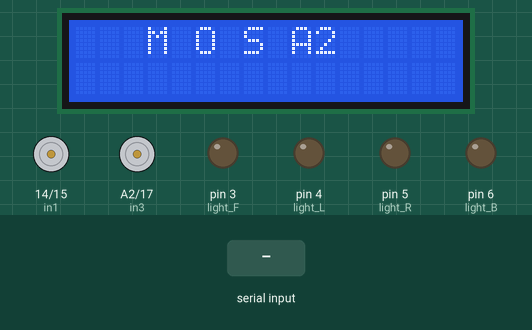
A sketch run on a simulated Arduino Uno, built with avr-gcc and run on an emulated ATmega328P. Parts: 16×2 character LCD, motor-driver pin pairs drawn as motors (green arrow = first pin HIGH = forward, orange = second pin HIGH = backward, longer = more drive), output pins drawn as LEDs (lit = HIGH). The test bench sets the inputs (shaded band).

Above: at 0.1 s.
11.3 s: "F" received over Serial
At 12.4 s:
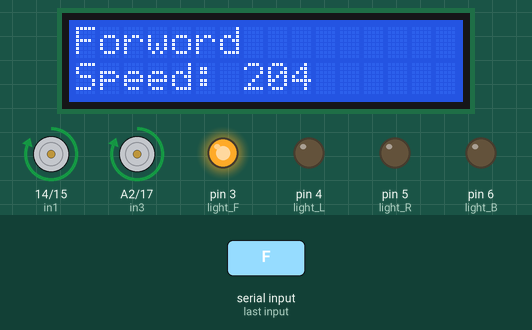
12.8 s: "B" received over Serial
At 13.4 s:
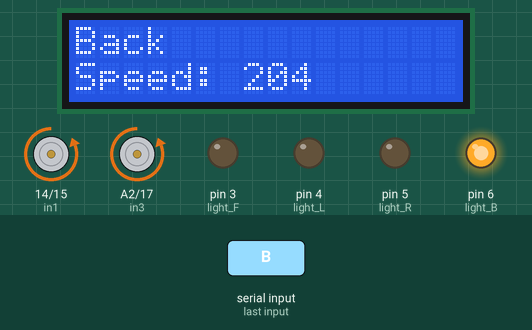
14.3 s: "L" received over Serial
At 15.5 s:
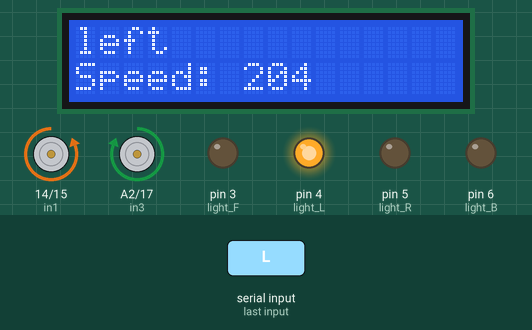
15.8 s: "R" received over Serial
At 16.9 s:
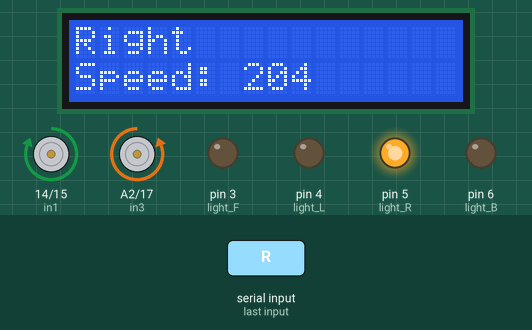
17.3 s: "G" received over Serial
At 18.3 s:
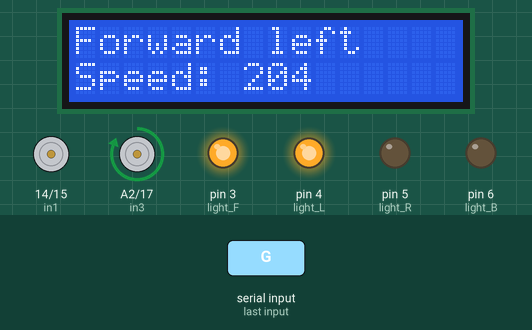
18.8 s: "I" received over Serial
At 19.5 s:
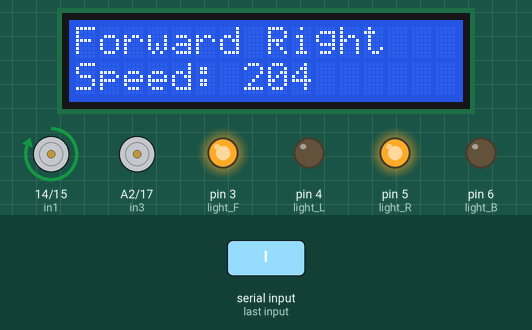
Timing chart, 0 to 21.3 s (numbered marks = the images above; inputs shaded):
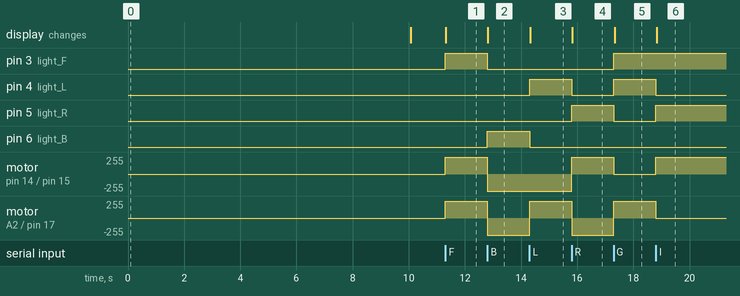

The sketch:

robot_car.ino
```cpp
/**************************library files start****************************************************/
#include <Wire.h>
#include <LiquidCrystal_I2C.h>

/**************************library files end****************************************************/

/**************************pins definitio start****************************************************/
//L298n Motor Driver pinsdifinition
#define in1 14
#define in2 15
#define in3 16
#define in4 17

//  LED pins definitio
#define light_F  3    //LED Front Right   pin A0 for Arduino Uno
#define light_L  4   //LED Front Left    pin A1 for Arduino Uno
#define light_R  5   //LED Back Right    pin A2 for Arduino Uno
#define light_B  6   //LED Back Left     pin A3 for Arduino Uno
//  LCD pins definitio
LiquidCrystal_I2C lcd(0x27, 16, 2);//size of screen 16x2

//  VARIABLES definitio
int command; //Int to store app command state.
int Speed = 204; // 0 - 255.
int Speedsec;
int buttonState = 0;
int lastButtonState = 0;
int Turnradius = 0; //Set the radius of a turn, 0 - 255 Note:the robot will malfunction if this is higher than int Speed.
int brakeTime = 45;
int brkonoff = 1; //1 for the electronic braking system, 0 for normal.
/**************************pins definitio end****************************************************/

/**************************setup start****************************************************/

void setup() {
    //motor mode
  pinMode(in1, OUTPUT);
  pinMode(in2, OUTPUT);
  pinMode(in3, OUTPUT);
  pinMode(in4, OUTPUT);

      //leds mode
   pinMode(light_F, OUTPUT);
    pinMode(light_L, OUTPUT);
    pinMode(light_R, OUTPUT);
    pinMode(light_B, OUTPUT);


  Serial.begin(9600);  //Set the baud rate to your Bluetooth module.

    //lcd mode
  lcd.init();
  lcd.backlight();
  lcd.setCursor(3, 0);
  lcd.print("M O S A2");//first massage

    delay(10000);
  lcd.clear();
}
/**************************setup start****************************************************/

/**************************loop start****************************************************/

void loop() {
  if (Serial.available() > 0) {
    command = Serial.read();
    Stop(); //Initialize with motors stoped.


    switch (command) {
      case 'F':
        forward();
        break;
      case 'B':
        back();
        break;
      case 'L':
        left();
        break;
      case 'R':
        right();
        break;
      case 'G':
        forwardleft();
        break;
      case 'I':
        forwardright();
        break;
      case 'H':
        backleft();
        break;
      case 'J':
        backright();
        break;
      case '0':
        Speed = 100;
        break;
      case '1':
        Speed = 140;
        break;
      case '2':
        Speed = 153;
        break;
      case '3':
        Speed = 165;
        break;
      case '4':
        Speed = 178;
        break;
      case '5':
        Speed = 191;
        break;
      case '6':
        Speed = 204;
        break;
      case '7':
        Speed = 216;
        break;
      case '8':
        Speed = 229;
        break;
      case '9':
        Speed = 242;
        break;
      case 'q':
        Speed = 255;
        break;

    }
    Speedsec = Turnradius;
    if (brkonoff == 1) {
      brakeOn();
    } else {
      brakeOff();
    }
  }
}

//movement  forward
void forward() {
  analogWrite(in1, Speed);
  analogWrite(in3, Speed);
  digitalWrite(light_F, HIGH);  // Activate Light for forward movement
  digitalWrite(light_L, LOW);
  digitalWrite(light_R, LOW);
  digitalWrite(light_B, LOW);
  // Display "forword" on the LCD when moving forward
  lcd.clear();
  lcd.setCursor(0, 0);
  lcd.print("Forword");
  lcd.setCursor(0, 1);
lcd.print("Speed: ");
lcd.print(Speed);


}
//movement  back
void back() {
  analogWrite(in2, Speed);
  analogWrite(in4, Speed);
  // Activate Light for back movement
  digitalWrite(light_F, LOW);
  digitalWrite(light_L, LOW);
  digitalWrite(light_R, LOW);
  digitalWrite(light_B, HIGH);

   // Display "forword" on the LCD when moving back
lcd.clear();
  lcd.setCursor(0, 0);
  lcd.print("Back");
  lcd.setCursor(0, 1);
lcd.print("Speed: ");
lcd.print(Speed);


}
//movement  left
void left() {
  analogWrite(in3, Speed);
  analogWrite(in2, Speed);

  // Activate Light for left movement
   digitalWrite(light_F, LOW);
  digitalWrite(light_L, HIGH);
  digitalWrite(light_R, LOW);
  digitalWrite(light_B, LOW);

    // Display "forword" on the LCD when moving left
  lcd.clear();
  lcd.setCursor(0, 0);
  lcd.print("left");
  lcd.setCursor(0, 1);
lcd.print("Speed: ");
lcd.print(Speed);


}
//movement  right
void right() {
  analogWrite(in4, Speed);
  analogWrite(in1, Speed);

   // Activate Light for right movement
  digitalWrite(light_F, LOW);
  digitalWrite(light_L,LOW );
  digitalWrite(light_R, HIGH);
  digitalWrite(light_B, LOW);

      // Display "forword" on the LCD when moving right
lcd.clear();
  lcd.setCursor(0, 0);
  lcd.print("Right");
  lcd.setCursor(0, 1);
lcd.print("Speed: ");
lcd.print(Speed);

}
//movement  forwardleft
void forwardleft() {
  analogWrite(in1, Speedsec);
  analogWrite(in3, Speed);

     // Activate Light for forwardleft movement
  digitalWrite(light_F, HIGH);
  digitalWrite(light_L, HIGH);
  digitalWrite(light_R, LOW);
  digitalWrite(light_B, LOW);

        // Display "forwardleft" on the LCD when moving right
   lcd.clear();
  lcd.setCursor(0, 0);
  lcd.print("Forward left");
  lcd.setCursor(0, 1);
lcd.print("Speed: ");
lcd.print(Speed);

}
//movement  forwardright
void forwardright() {
  analogWrite(in1, Speed);
  analogWrite(in3, Speedsec);
       // Activate Light for forwardright movement
  digitalWrite(light_F, HIGH);
  digitalWrite(light_L, LOW);
  digitalWrite(light_R, HIGH);
  digitalWrite(light_B, LOW);
          // Display "forwardright" on the LCD when moving right
   lcd.clear();
  lcd.setCursor(0, 0);
  lcd.print("Forward Right");
  lcd.setCursor(0, 1);
lcd.print("Speed: ");
lcd.print(Speed);
}
//movement  backright
void backright() {
  analogWrite(in2, Speed);
  analogWrite(in4, Speedsec);
   // Activate Light for backright movement
   digitalWrite(light_F, LOW);
  digitalWrite(light_L, LOW);
  digitalWrite(light_R, HIGH);
  digitalWrite(light_B, HIGH);
   // Display "backright" on the LCD when moving right
    lcd.clear();
  lcd.setCursor(0, 0);
  lcd.print("Back Right");
  lcd.setCursor(0, 1);
lcd.print("Speed: ");
lcd.print(Speed);
}
//movement  backleft
void backleft() {
  analogWrite(in2, Speedsec);
  analogWrite(in4, Speed);
     // Activate Light for backleft movement
  digitalWrite(light_F, LOW);
  digitalWrite(light_L, HIGH);
  digitalWrite(light_R, LOW);
  digitalWrite(light_B, HIGH);
    // Display "backleft" on the LCD when moving right
    lcd.clear();
  lcd.setCursor(0, 0);
  lcd.print("Back left");
  lcd.setCursor(0, 1);
lcd.print("Speed: ");
lcd.print(Speed);
}
//stop the robot
void Stop() {
  analogWrite(in1, 0);
  analogWrite(in2, 0);
  analogWrite(in3, 0);
  analogWrite(in4, 0);
   // Turn off all Light when the car stops
   digitalWrite(light_F, LOW);
  digitalWrite(light_L,LOW);
  digitalWrite(light_R, LOW);
  digitalWrite(light_B, LOW);
  lcd.clear();


}

void brakeOn() {
  //Here's the future use: an electronic braking system!
  // read the pushbutton input pin:
  buttonState = command;
  // compare the buttonState to its previous state
  if (buttonState != lastButtonState) {
    // if the state has changed, increment the counter
    if (buttonState == 'S') {
      if (lastButtonState != buttonState) {
        digitalWrite(in1, HIGH);
        digitalWrite(in2, HIGH);
        digitalWrite(in3, HIGH);
        digitalWrite(in4, HIGH);
        delay(brakeTime);
        Stop();
      }
    }
    // save the current state as the last state,
    //for next time through the loop
    lastButtonState = buttonState;
  }
}
void brakeOff() {

}

//Date of last change : 11/9/2024

/**************************MOSA2 robot****************************************************/
```

Measured:
- after the input at 11.3 s, pin 3 (light_F): LOW → HIGH at once; motor on pin 14 (in1) / pin 15 (in2), motor on A2 (in3) / pin 17 (in4): stopped → forward 255/255 at once; the display: changes at once (image 1)
- after the input at 12.8 s, pin 3 (light_F): HIGH → LOW at once; pin 6 (light_B): LOW → HIGH at once; motor on pin 14 (in1) / pin 15 (in2), motor on A2 (in3) / pin 17 (in4): forward 255/255 → backward 255/255 at once; the display: changes at once (image 2)
- after the input at 14.3 s, pin 4 (light_L): LOW → HIGH at once; pin 6 (light_B): HIGH → LOW at once; motor on A2 (in3) / pin 17 (in4): backward 255/255 → forward 255/255 at once; the display: changes at once (image 3)
- after the input at 15.8 s, pin 4 (light_L): HIGH → LOW at once; pin 5 (light_R): LOW → HIGH at once; motor on pin 14 (in1) / pin 15 (in2): backward 255/255 → forward 255/255 at once; motor on A2 (in3) / pin 17 (in4): forward 255/255 → backward 255/255 at once; the display: changes at once (image 4)
- after the input at 17.3 s, pin 3 (light_F), pin 4 (light_L): LOW → HIGH at once; pin 5 (light_R): HIGH → LOW at once; motor on pin 14 (in1) / pin 15 (in2): forward 255/255 → stopped at once; motor on A2 (in3) / pin 17 (in4): backward 255/255 → forward 255/255 at once; the display: changes at once (image 5)
- after the input at 18.8 s, pin 4 (light_L): HIGH → LOW at once; pin 5 (light_R): LOW → HIGH at once; motor on pin 14 (in1) / pin 15 (in2): stopped → forward 255/255 at once; motor on A2 (in3) / pin 17 (in4): forward 255/255 → stopped at once; the display: changes at once (image 6)
